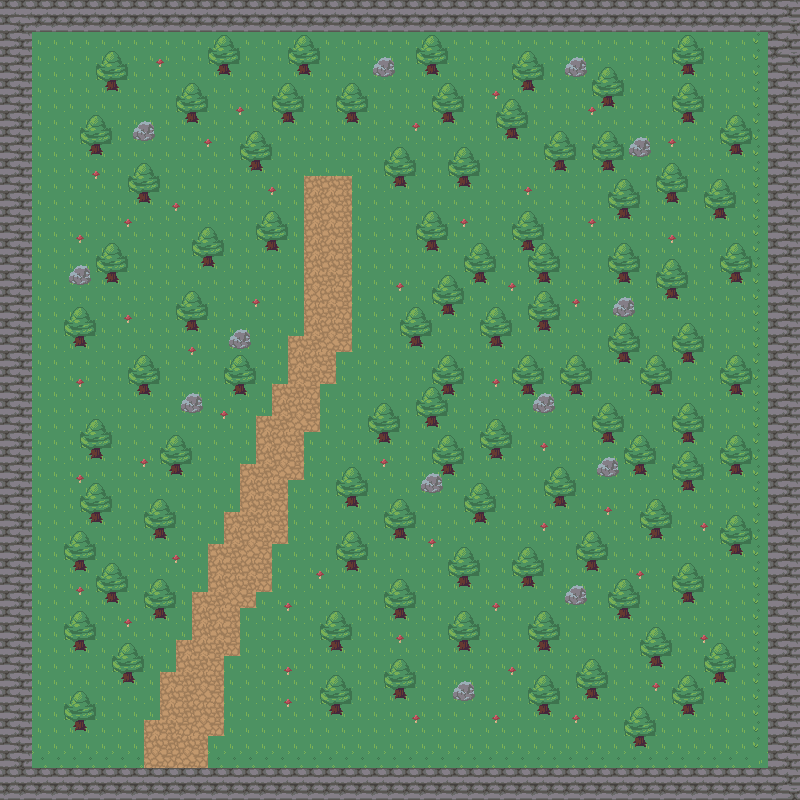

The image is a tile-based game level rendered from a .tmx file. Its description and source (layers, tilesets, objects; grid data summarised) follow:
An orthogonal 50x50 tile map with 16x16 px tiles, 4 tile layers (background, road, nature, wall) and 113 objects (109x collision, to_map1, from_map1, boss).

<map version="1.5" tiledversion="1.7.2" orientation="orthogonal" renderorder="right-down" width="50" height="50" tilewidth="16" tileheight="16" infinite="0" nextlayerid="9" nextobjectid="114">
 <tileset firstgid="1" source="nature.tsx" />
 <layer id="1" name="background" width="50" height="50">
  <data>[2500 cells, 2025 non-empty, 1 distinct tile ids]</data>
 </layer>
 <layer id="5" name="road" width="50" height="50">
  <data>[2500 cells, 58 non-empty, 1 distinct tile ids]</data>
 </layer>
 <layer id="6" name="nature" width="50" height="50">
  <data>[2500 cells, 246 non-empty, 4 distinct tile ids]</data>
 </layer>
 <layer id="2" name="wall" width="50" height="50">
  <data>[2500 cells, 190 non-empty, 1 distinct tile ids]</data>
 </layer>
 <objectgroup id="7" name="objects">
  <object id="1" type="collision" x="74.3636" y="720.182" width="12.5455" height="11.2727" />
  <object id="2" type="collision" x="121.455" y="671.273" width="14" height="11.8182" />
  <object id="3" type="collision" x="73.2727" y="639.818" width="14" height="11.4545" />
  <object id="4" type="collision" x="153.455" y="607.455" width="14" height="12" />
  <object id="5" type="collision" x="105.636" y="591.273" width="13.6364" height="11.6364" />
  <object id="6" type="collision" x="73.2727" y="559.636" width="14" height="11.6364" />
  <object id="7" type="collision" x="153.818" y="527.636" width="13.0909" height="12.1818" />
  <object id="8" type="collision" x="90" y="512.182" width="12.9091" height="11.2727" />
  <object id="9" type="collision" x="169.091" y="463.091" width="14.1818" height="12.5455" />
  <object id="10" type="collision" x="89.2727" y="447.818" width="13.8182" height="11.8182" />
  <object id="11" type="collision" x="180.545" y="393.818" width="22.3636" height="19.6364" />
  <object id="12" type="collision" x="232.727" y="383.636" width="14.3636" height="11.8182" />
  <object id="13" type="collision" x="137.455" y="383.273" width="12.9091" height="12.3636" />
  <object id="14" type="collision" x="73.0909" y="335.455" width="14" height="12.1818" />
  <object id="15" type="collision" x="228.727" y="329.455" width="22" height="20.3636" />
  <object id="16" type="collision" x="185.25" y="319.25" width="13.75" height="12.5" />
  <object id="17" type="collision" x="105.25" y="270.75" width="13.75" height="13" />
  <object id="18" type="collision" x="68.75" y="265.5" width="22.25" height="20" />
  <object id="19" type="collision" x="202.25" y="255.5" width="13" height="11.5" />
  <object id="20" type="collision" x="265.5" y="239.25" width="13.75" height="12.25" />
  <object id="21" type="collision" x="250.5" y="159.25" width="12" height="11.75" />
  <object id="22" type="collision" x="138.25" y="191.75" width="11.5" height="11.5" />
  <object id="23" type="collision" x="89" y="143.5" width="14.25" height="12" />
  <object id="24" type="collision" x="133.25" y="121" width="21.5" height="20.25" />
  <object id="25" type="collision" x="185.25" y="111.5" width="13.25" height="11.25" />
  <object id="26" type="collision" x="105.75" y="79.25" width="12.75" height="12.5" />
  <object id="27" x="113" y="243.25" width="0.25" height="0.25" />
  <object id="28" type="collision" x="218" y="62.75" width="13" height="12.25" />
  <object id="29" type="collision" x="297.75" y="63" width="13" height="12.5" />
  <object id="30" type="collision" x="281.25" y="111" width="13.75" height="11.5" />
  <object id="31" type="collision" x="345.75" y="111" width="13.75" height="12.75" />
  <object id="32" type="collision" x="373.75" y="56.5" width="21.5" height="21" />
  <object id="33" type="collision" x="425.5" y="62.5" width="13.75" height="13.5" />
  <object id="34" type="collision" x="522" y="78.5" width="12.75" height="15" />
  <object id="35" type="collision" x="563.75" y="55.75" width="23.75" height="22.75" />
  <object id="36" type="collision" x="442" y="111" width="12.75" height="12.75" />
  <object id="37" type="collision" x="506.75" y="127.75" width="11.75" height="11.75" />
  <object id="38" type="collision" x="554.5" y="159" width="12" height="13.75" />
  <object id="39" type="collision" x="458" y="175.5" width="12.75" height="13" />
  <object id="40" type="collision" x="393" y="174.75" width="14" height="12.75" />
  <object id="41" type="collision" x="426.25" y="239.25" width="12.75" height="12.5" />
  <object id="42" type="collision" x="522.75" y="239.5" width="11.5" height="12.5" />
  <object id="43" type="collision" x="602" y="159" width="12.25" height="12.5" />
  <object id="44" type="collision" x="630" y="137.25" width="20.75" height="20" />
  <object id="45" type="collision" x="602.75" y="94.75" width="11" height="12" />
  <object id="46" type="collision" x="682.5" y="62.75" width="11.5" height="11.25" />
  <object id="47" type="collision" x="682.75" y="110.5" width="10.75" height="13" />
  <object id="48" type="collision" x="730.25" y="143.25" width="12.25" height="12.5" />
  <object id="49" type="collision" x="667" y="190.25" width="11.25" height="13.75" />
  <object id="50" type="collision" x="714" y="206.75" width="12.5" height="13" />
  <object id="51" type="collision" x="619" y="206.25" width="11.5" height="12.75" />
  <object id="52" type="collision" x="617.75" y="269.75" width="13" height="14.25" />
  <object id="53" type="collision" x="666.25" y="286.75" width="12" height="13" />
  <object id="54" type="collision" x="730.25" y="271.5" width="12.5" height="12.25" />
  <object id="55" type="collision" x="612.5" y="296.25" width="22.25" height="21.25" />
  <object id="56" type="collision" x="682.25" y="350.75" width="13" height="13.25" />
  <object id="57" type="collision" x="618" y="350.5" width="12.5" height="13.25" />
  <object id="58" type="collision" x="729.75" y="383.5" width="13.25" height="12.25" />
  <object id="59" type="collision" x="650" y="383.25" width="12.25" height="12.25" />
  <object id="60" type="collision" x="681.25" y="432" width="13.75" height="12" />
  <object id="61" type="collision" x="730.25" y="463" width="12.25" height="12" />
  <object id="62" type="collision" x="681.75" y="478.75" width="13.25" height="12.75" />
  <object id="63" type="collision" x="633.25" y="462.5" width="13.5" height="13" />
  <object id="64" type="collision" x="602.5" y="431.75" width="12" height="11.5" />
  <object id="65" type="collision" x="570" y="383.25" width="13" height="12.5" />
  <object id="66" type="collision" x="538.25" y="319.25" width="12.5" height="13" />
  <object id="67" type="collision" x="522.5" y="383" width="12" height="12.25" />
  <object id="68" type="collision" x="533" y="394" width="20.75" height="19.5" />
  <object id="69" type="collision" x="473.75" y="271.25" width="12.5" height="12.5" />
  <object id="70" type="collision" x="538.75" y="271.5" width="11.25" height="12.25" />
  <object id="71" type="collision" x="442.75" y="303.5" width="11.25" height="12" />
  <object id="72" type="collision" x="410.5" y="334.5" width="12" height="13" />
  <object id="73" type="collision" x="490.5" y="334.75" width="11.5" height="12.5" />
  <object id="74" type="collision" x="442.5" y="384.25" width="11.25" height="10.5" />
  <object id="75" type="collision" x="426" y="414.5" width="12.5" height="13.25" />
  <object id="76" type="collision" x="490.75" y="448" width="11.75" height="11.75" />
  <object id="77" type="collision" x="378.25" y="430.25" width="12.25" height="13.5" />
  <object id="78" type="collision" x="443" y="463" width="10.5" height="11.75" />
  <object id="79" type="collision" x="345.75" y="494.75" width="12.5" height="13" />
  </objectgroup>
 <objectgroup id="8" name="NPC">
  <!-- 1 objects omitted --></objectgroup>
</map>
<!-- 34 of 113 objects omitted -->
